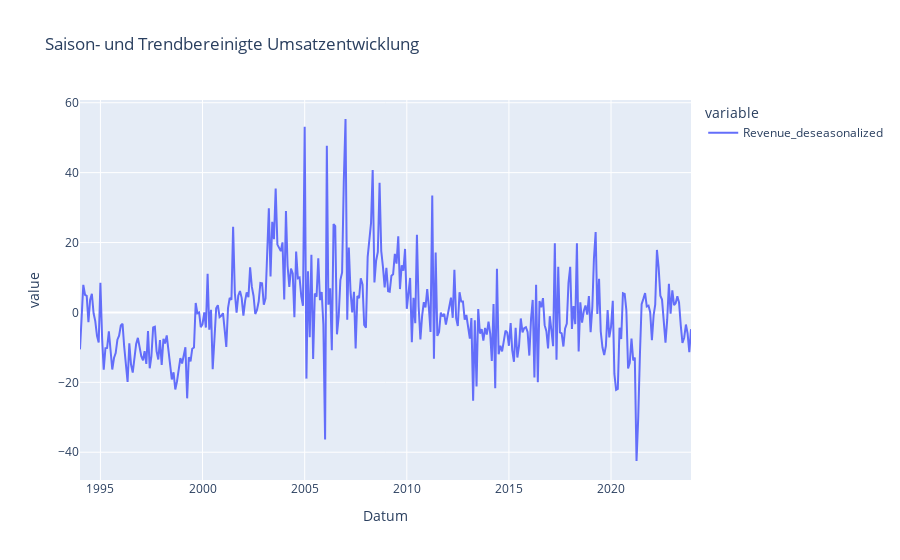

Write notebook code for a chart like this one.
### Markdown cell above
### 6.2 Saisonbereinigung

### Code cell
# STL-Decomposition für Saisonbereinigung
stl = STL(df_merged['Revenue_detrended'], period=12)
# Anpassen der STL-Methode an die Daten
result = stl.fit()
# Berechnung der saisonbereinigten Umsätze
# Saisonbereinigte Umsätze = Trendbereinigte Umsätze - Saisonale Komponente
df_merged['Revenue_deseasonalized'] = df_merged['Revenue_detrended'] - result.seasonal
# Darstellung der Saisonalitätsbereinigung
fig_deseasonalized = px.line(df_merged, x="Datum", y=["Revenue_deseasonalized"], title="Saison- und Trendbereinigte Umsatzentwicklung")
fig_deseasonalized

### Figure 1 — Plotly figure (JSON) as saved in the notebook; plotly's stock layout.template omitted (floating-point values rounded to 4 significant figures; data arrays with more than 128 entries replaced by an {"elided": "..."} marker saying what was removed)
{"data": [{"hovertemplate": "variable=Revenue_deseasonalized<br>Datum=%{x}<br>value=%{y}<extra></extra>", "legendgroup": "Revenue_deseasonalized", "line": {"color": "#636efa", "dash": "solid"}, "marker": {"symbol": "circle"}, "mode": "lines", "name": "Revenue_deseasonalized", "orientation": "v", "showlegend": true, "type": "scatter", "x": {"elided": "360 str values"}, "xaxis": "x", "y": {"elided": "360 float values"}, "yaxis": "y"}], "layout": {"legend": {"title": {"text": "variable"}, "tracegroupgap": 0}, "title": {"text": "Saison- und Trendbereinigte Umsatzentwicklung"}, "xaxis": {"anchor": "y", "domain": [0, 1], "title": {"text": "Datum"}}, "yaxis": {"anchor": "x", "domain": [0, 1], "title": {"text": "value"}}}}
